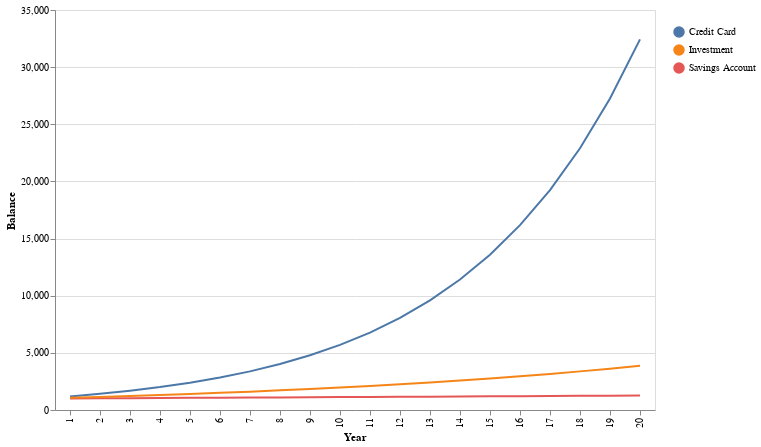

Here is the notebook cell this chart was saved with:
### Code cell
#hide-input
legend = ' '
sheet = debt_vs_investment_vs_savings_account(legend)
chart = create_line_chart(sheet, 'Year', 'Balance', legend)
chart.display()

### Figure 1 — Vega-Lite specification as saved in the notebook (floating-point values rounded to 4 significant figures)
{"config": {"view": {"continuousWidth": 400, "continuousHeight": 300}}, "layer": [{"mark": "line", "encoding": {"color": {"type": "nominal", "field": " "}, "x": {"type": "ordinal", "field": "Year"}, "y": {"type": "quantitative", "field": "Balance"}}}, {"mark": {"type": "rule", "color": "#aaa"}, "encoding": {"x": {"type": "ordinal", "field": "Year"}}, "transform": [{"filter": {"selection": "selector001"}}]}, {"mark": "circle", "encoding": {"color": {"type": "nominal", "field": " "}, "opacity": {"condition": {"value": 1, "selection": "selector001"}, "value": 0}, "x": {"type": "ordinal", "field": "Year"}, "y": {"type": "quantitative", "field": "Balance"}}, "selection": {"selector001": {"type": "single", "encodings": ["x"], "on": "mouseover", "nearest": true, "empty": "none"}}}, {"mark": {"type": "text", "align": "left", "dx": 5, "dy": -5, "stroke": "white", "strokeWidth": 2}, "encoding": {"color": {"type": "nominal", "field": " "}, "text": {"type": "quantitative", "field": "Balance", "format": ",.2r"}, "x": {"type": "ordinal", "field": "Year"}, "y": {"type": "quantitative", "field": "Balance"}}, "transform": [{"filter": {"selection": "selector001"}}]}, {"mark": {"type": "text", "align": "left", "dx": 5, "dy": -5}, "encoding": {"color": {"type": "nominal", "field": " "}, "text": {"type": "quantitative", "field": "Balance", "format": ",.2r"}, "x": {"type": "ordinal", "field": "Year"}, "y": {"type": "quantitative", "field": "Balance"}}, "transform": [{"filter": {"selection": "selector001"}}]}], "data": {"name": "data-a94a2a7e7eeccee9e19cdbd63123a902"}, "height": 400, "width": 600, "$schema": "https://vega.github.io/schema/vega-lite/v4.8.1.json", "datasets": {"data-a94a2a7e7eeccee9e19cdbd63123a902": [{"Year": 1, "Total Interest": 190.0, "Balance": 1190.0, " ": "Credit Card"}, {"Year": 2, "Total Interest": 416.1, "Balance": 1416.0, " ": "Credit Card"}, {"Year": 3, "Total Interest": 685.2, "Balance": 1685.0, " ": "Credit Card"}, {"Year": 4, "Total Interest": 1005.0, "Balance": 2005.0, " ": "Credit Card"}, {"Year": 5, "Total Interest": 1386.0, "Balance": 2386.0, " ": "Credit Card"}, {"Year": 6, "Total Interest": 1840.0, "Balance": 2840.0, " ": "Credit Card"}, {"Year": 7, "Total Interest": 2379.0, "Balance": 3379.0, " ": "Credit Card"}, {"Year": 8, "Total Interest": 3021.0, "Balance": 4021.0, " ": "Credit Card"}, {"Year": 9, "Total Interest": 3785.0, "Balance": 4785.0, " ": "Credit Card"}, {"Year": 10, "Total Interest": 4695.0, "Balance": 5695.0, " ": "Credit Card"}, {"Year": 11, "Total Interest": 5777.0, "Balance": 6777.0, " ": "Credit Card"}, {"Year": 12, "Total Interest": 7064.0, "Balance": 8064.0, " ": "Credit Card"}, {"Year": 13, "Total Interest": 8596.0, "Balance": 9596.0, " ": "Credit Card"}, {"Year": 14, "Total Interest": 10420.0, "Balance": 11420.0, " ": "Credit Card"}, {"Year": 15, "Total Interest": 12590.0, "Balance": 13590.0, " ": "Credit Card"}, {"Year": 16, "Total Interest": 15170.0, "Balance": 16170.0, " ": "Credit Card"}, {"Year": 17, "Total Interest": 18240.0, "Balance": 19240.0, " ": "Credit Card"}, {"Year": 18, "Total Interest": 21900.0, "Balance": 22900.0, " ": "Credit Card"}, {"Year": 19, "Total Interest": 26250.0, "Balance": 27250.0, " ": "Credit Card"}, {"Year": 20, "Total Interest": 31430.0, "Balance": 32430.0, " ": "Credit Card"}, {"Year": 1, "Total Interest": 12.0, "Balance": 1012.0, " ": "Savings Account"}, {"Year": 2, "Total Interest": 24.14, "Balance": 1024.0, " ": "Savings Account"}, {"Year": 3, "Total Interest": 36.43, "Balance": 1036.0, " ": "Savings Account"}, {"Year": 4, "Total Interest": 48.87, "Balance": 1049.0, " ": "Savings Account"}, {"Year": 5, "Total Interest": 61.46, "Balance": 1061.0, " ": "Savings Account"}, {"Year": 6, "Total Interest": 74.19, "Balance": 1074.0, " ": "Savings Account"}, {"Year": 7, "Total Interest": 87.09, "Balance": 1087.0, " ": "Savings Account"}, {"Year": 8, "Total Interest": 100.1, "Balance": 1100.0, " ": "Savings Account"}, {"Year": 9, "Total Interest": 113.3, "Balance": 1113.0, " ": "Savings Account"}, {"Year": 10, "Total Interest": 126.7, "Balance": 1127.0, " ": "Savings Account"}, {"Year": 11, "Total Interest": 140.2, "Balance": 1140.0, " ": "Savings Account"}, {"Year": 12, "Total Interest": 153.9, "Balance": 1154.0, " ": "Savings Account"}, {"Year": 13, "Total Interest": 167.7, "Balance": 1168.0, " ": "Savings Account"}, {"Year": 14, "Total Interest": 181.8, "Balance": 1182.0, " ": "Savings Account"}, {"Year": 15, "Total Interest": 195.9, "Balance": 1196.0, " ": "Savings Account"}, {"Year": 16, "Total Interest": 210.3, "Balance": 1210.0, " ": "Savings Account"}, {"Year": 17, "Total Interest": 224.8, "Balance": 1225.0, " ": "Savings Account"}, {"Year": 18, "Total Interest": 239.5, "Balance": 1240.0, " ": "Savings Account"}, {"Year": 19, "Total Interest": 254.4, "Balance": 1254.0, " ": "Savings Account"}, {"Year": 20, "Total Interest": 269.4, "Balance": 1269.0, " ": "Savings Account"}, {"Year": 1, "Total Interest": 70.0, "Balance": 1070.0, " ": "Investment"}, {"Year": 2, "Total Interest": 144.9, "Balance": 1145.0, " ": "Investment"}, {"Year": 3, "Total Interest": 225.0, "Balance": 1225.0, " ": "Investment"}, {"Year": 4, "Total Interest": 310.8, "Balance": 1311.0, " ": "Investment"}, {"Year": 5, "Total Interest": 402.6, "Balance": 1403.0, " ": "Investment"}, {"Year": 6, "Total Interest": 500.7, "Balance": 1501.0, " ": "Investment"}, {"Year": 7, "Total Interest": 605.8, "Balance": 1606.0, " ": "Investment"}, {"Year": 8, "Total Interest": 718.2, "Balance": 1718.0, " ": "Investment"}, {"Year": 9, "Total Interest": 838.5, "Balance": 1838.0, " ": "Investment"}, {"Year": 10, "Total Interest": 967.2, "Balance": 1967.0, " ": "Investment"}, {"Year": 11, "Total Interest": 1105.0, "Balance": 2105.0, " ": "Investment"}, {"Year": 12, "Total Interest": 1252.0, "Balance": 2252.0, " ": "Investment"}, {"Year": 13, "Total Interest": 1410.0, "Balance": 2410.0, " ": "Investment"}, {"Year": 14, "Total Interest": 1579.0, "Balance": 2579.0, " ": "Investment"}, {"Year": 15, "Total Interest": 1759.0, "Balance": 2759.0, " ": "Investment"}, {"Year": 16, "Total Interest": 1952.0, "Balance": 2952.0, " ": "Investment"}, {"Year": 17, "Total Interest": 2159.0, "Balance": 3159.0, " ": "Investment"}, {"Year": 18, "Total Interest": 2380.0, "Balance": 3380.0, " ": "Investment"}, {"Year": 19, "Total Interest": 2617.0, "Balance": 3617.0, " ": "Investment"}, {"Year": 20, "Total Interest": 2870.0, "Balance": 3870.0, " ": "Investment"}]}}
